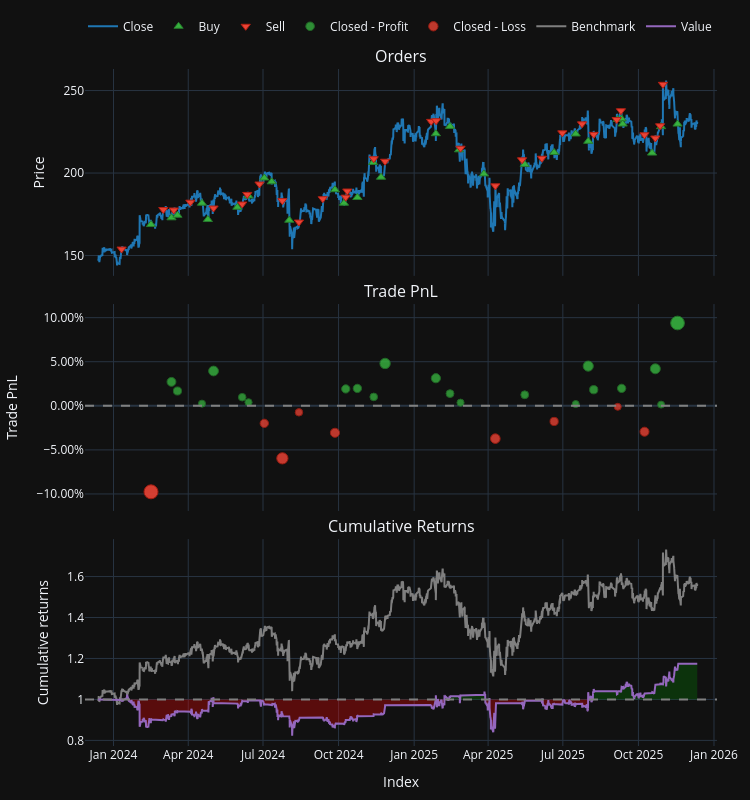
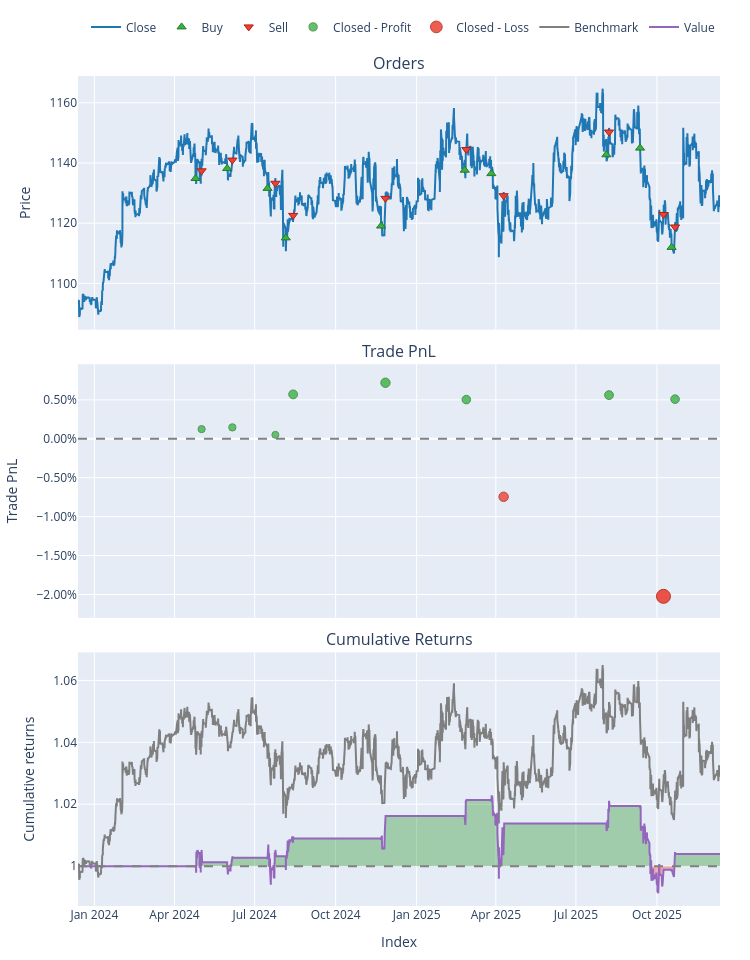
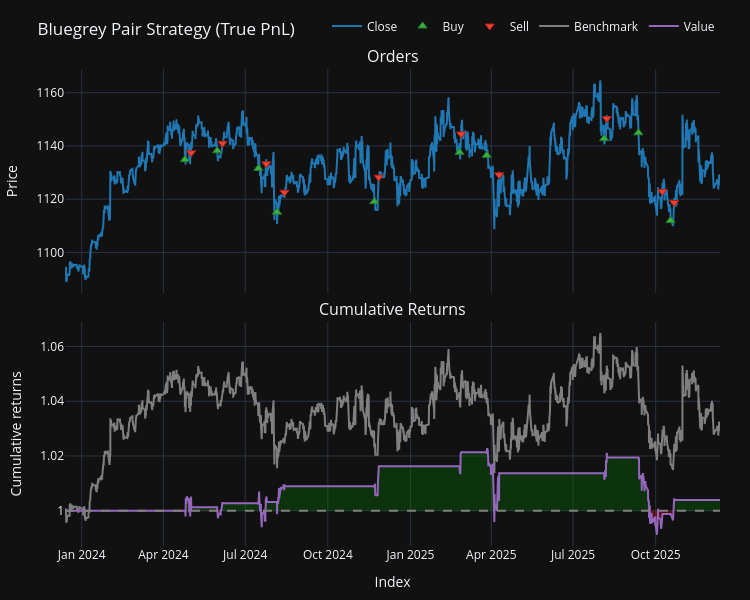

Notebook code cell kept with these figures, in order:
### Code cell
import arcticdb as adb
import pandas as pd
import numpy as np
import vectorbt as vbt
import plotly.graph_objects as go

# --- 1. Load Data ---
store = adb.Arctic("lmdb:///app/data")
lib = store["quant_data_v1"]

# Load the Pair
close_amzn = lib.read("AMZN").data['close']
close_tsla = lib.read("TSLA").data['close']

# Align timestamps
data = pd.DataFrame({'AMZN': close_amzn, 'TSLA': close_tsla}).dropna()

# --- 2. Feature Engineering (The Signal) ---
# Hedge Ratio from your scan: 0.23
HEDGE_RATIO = 0.23

# Calculate Spread
data['spread'] = data['AMZN'] - (HEDGE_RATIO * data['TSLA'])

# Calculate Z-Score (Rolling Window of 300 hours ~ 2 weeks)
# We use a rolling window because the "Mean" changes slowly over time.
rolling_window = 300
data['spread_mean'] = data['spread'].rolling(window=rolling_window).mean()
data['spread_std'] = data['spread'].rolling(window=rolling_window).std()
data['z_score'] = (data['spread'] - data['spread_mean']) / data['spread_std']

# --- 3. Strategy Logic ---
# Entry Thresholds
ENTRY_THRESHOLD = 2.0
EXIT_THRESHOLD = 0.0

# Generate Signals
# Short Spread (Sell AMZN, Buy TSLA) when Z > 2
short_signal = data['z_score'] > ENTRY_THRESHOLD
# Long Spread (Buy AMZN, Sell TSLA) when Z < -2
long_signal = data['z_score'] < -ENTRY_THRESHOLD

# Exit when Z crosses 0
exit_signal = (data['z_score'] > -0.5) & (data['z_score'] < 0.5)

# Clean Signals (Remove duplicates, ensure logic)
clean_entries_short = short_signal.vbt.signals.fshift() # Shift to trade NEXT bar
clean_entries_long = long_signal.vbt.signals.fshift()
clean_exits = exit_signal.vbt.signals.fshift()

# --- 4. Execution Simulation (VectorBT) ---
# We simulate trading AMZN. (We assume we hedge TSLA manually/mathematically).
portfolio = vbt.Portfolio.from_signals(
    close=data['AMZN'], 
    entries=clean_entries_long,   # Buy AMZN
    exits=clean_exits,            # Sell AMZN to Close
    short_entries=clean_entries_short, # Sell AMZN
    short_exits=clean_exits,      # Buy AMZN to Close
    init_cash=100000,
    fees=0.0005, # 5 bps transaction cost (IBKR standard)
    freq='1h'    # Hourly Data
)

# --- 5. The Verdict ---
print(f"Total Return: {portfolio.total_return():.2%}")
print(f"Sharpe Ratio: {portfolio.sharpe_ratio():.2f}")
print(f"Max Drawdown: {portfolio.max_drawdown():.2%}")
print(f"Win Rate: {portfolio.stats()['Win Rate [%]']:.2f}%")

# Visualize
fig = portfolio.plot(subplots=['orders', 'trade_pnl', 'cum_returns'])
fig.update_layout(template="plotly_dark", height=800)
fig.show()
from sklearn.ensemble import RandomForestClassifier
from sklearn.metrics import precision_score

print("--- INTELLIGENCE UPGRADE: Retraining on SPREAD PnL ---")

# 1. Define the Synthetic Asset (The Object of our Trade)
hedge_ratio = 0.23
synthetic_price = data['AMZN'] - (hedge_ratio * data['TSLA']) + 1000

# 2. Create Features 
features = pd.DataFrame(index=data.index)
features['z_score'] = data['z_score']
features['z_score_lag'] = data['z_score'].shift(1)
features['volatility'] = data['spread'].rolling(24).std()
features['spread_ma'] = data['spread'].rolling(50).mean()
features = features.dropna()

# 3. Create Labels (The CRITICAL FIX)
# We calculate returns on the Synthetic Price, not AMZN
future_returns = synthetic_price.pct_change(24).shift(-24)
labels = (future_returns > 0).astype(int)
labels = labels.loc[features.index]

# 4. Align Data
aligned_entries_long = clean_entries_long.loc[features.index]
valid_mask = ~labels.isna()
X = features.loc[valid_mask]
y = labels.loc[valid_mask]
aligned_entries_long = aligned_entries_long.loc[valid_mask]

# 5. Filter for "Trade Moments"
trade_mask = aligned_entries_long
X_trade = X.loc[trade_mask]
y_trade = y.loc[trade_mask]

# 6. Train/Test Split
split = int(len(X_trade) * 0.70)
X_train, X_test = X_trade.iloc[:split], X_trade.iloc[split:]
y_train, y_test = y_trade.iloc[:split], y_trade.iloc[split:]

if len(X_train) > 0:
    # Train
    model = RandomForestClassifier(n_estimators=100, max_depth=3, random_state=42)
    model.fit(X_train, y_train)

    # Evaluate
    predictions = model.predict(X_test)
    precision = precision_score(y_test, predictions, zero_division=0)
    print(f"AI Precision (On Pair PnL): {precision:.2%}")

    # --- 7. The Rigorous Backtest ---
    # Predict on all data
    all_probs = model.predict_proba(X)[:, 1]
    
    # Filter: Only take trades where AI is > 55% confident the PAIR will win
    smart_mask_series = pd.Series(all_probs > 0.55, index=X.index)
    final_filter = smart_mask_series.reindex(data.index, fill_value=False)
    final_long_entries = clean_entries_long & final_filter

    # Run Simulation on SYNTHETIC Asset
    STOP_LOSS_PCT = 0.05
    true_pair_portfolio = vbt.Portfolio.from_signals(
        close=synthetic_price,        # Trading the Pair
        entries=final_long_entries,   # AI-Filtered Signals
        exits=clean_exits,
        sl_stop=STOP_LOSS_PCT,
        init_cash=100000,
        fees=0.0005,
        freq='1h'
    )

    print(f"\n--- TRUTH DATA (Retrained Model) ---")
    print(f"Sharpe Ratio: {true_pair_portfolio.sharpe_ratio():.2f}")
    print(f"Total Return: {true_pair_portfolio.total_return():.2%}")
    print(f"Max Drawdown: {true_pair_portfolio.max_drawdown():.2%}")
    
    true_pair_portfolio.plot().show()

else:
    print("[Error] Not enough trades.")
# Visualize
fig = true_pair_portfolio.plot(subplots=['orders', 'cum_returns'])
fig.update_layout(template="plotly_dark", height=600, title="Bluegrey Pair Strategy (True PnL)")
fig.show()

### Figure 1 — Plotly figure (JSON) as saved in the notebook; plotly's stock layout.template omitted (floating-point values rounded to 4 significant figures; data arrays with more than 128 entries replaced by an {"elided": "..."} marker saying what was removed)
{"data": [{"legendgroup": "0", "line": {"color": "#1f77b4"}, "name": "Close", "showlegend": true, "type": "scatter", "uid": "71bc5957-8d92-4c0c-b85d-55e4616d5a12", "x": {"elided": "7992 str values"}, "xaxis": "x", "y": {"elided": "7992 float values"}, "yaxis": "y"}, {"customdata": [[1.0, 649.4, 54.8], [3.0, 507.1, 43.83], [5.0, 521.7, 45.5], [7.0, 516.7, 46.94], [8.0, 549.6, 47.22], [10.0, 547.6, 49.08], [13.0, 530.0, 49.31], [15.0, 514.8, 50.7], [16.0, 501.0, 48.77], [18.0, 535.2, 45.87], [21.0, 493.7, 46.88], [22.0, 485.7, 44.13], [25.0, 475.7, 44.05], [26.0, 444.5, 45.87], [28.0, 469.2, 46.33], [31.0, 419.8, 46.99], [33.0, 432.2, 49.33], [34.0, 474.3, 50.77], [36.0, 510.8, 50.95], [39.0, 471.6, 48.39], [41.0, 475.3, 50.49], [43.0, 434.9, 48.64], [45.0, 891.4, 97.71], [48.0, 447.5, 52.02], [50.0, 437.0, 50.87], [51.0, 461.3, 52.98], [53.0, 484.9, 51.42], [56.0, 468.7, 53.45], [58.0, 422.9, 48.56]], "hovertemplate": "Order Id: %{customdata[0]}<br>Timestamp: %{x}<br>Price: %{y}<br>Size: %{customdata[1]:.6f}<br>Fees: %{customdata[2]:.6f}", "legendgroup": "1", "marker": {"color": "#37B13F", "line": {"color": "rgb(38,123,44)", "width": 1}, "size": 8, "symbol": "triangle-up"}, "mode": "markers", "name": "Buy", "type": "scatter", "uid": "2e823c00-2e98-47f0-8f16-25d10baac948", "x": ["2024-02-15T16:00:00+00:00", "2024-03-11T14:00:00+00:00", "2024-03-18T21:00:00+00:00", "2024-04-17T17:00:00+00:00", "2024-04-24T21:00:00+00:00", "2024-05-30T19:00:00+00:00", "2024-06-13T09:00:00+00:00", "2024-07-02T14:00:00+00:00", "2024-07-11T15:00:00+00:00", "2024-08-01T23:00:00+00:00", "2024-09-26T14:00:00+00:00", "2024-10-07T14:00:00+00:00", "2024-10-23T21:00:00+00:00", "2024-11-11T23:00:00+00:00", "2024-11-21T16:00:00+00:00", "2025-01-27T11:00:00+00:00", "2025-02-13T16:00:00+00:00", "2025-02-24T16:00:00+00:00", "2025-03-26T22:00:00+00:00", "2025-05-15T15:00:00+00:00", "2025-06-20T09:00:00+00:00", "2025-07-16T16:00:00+00:00", "2025-07-31T22:00:00+00:00", "2025-09-05T20:00:00+00:00", "2025-09-10T14:00:00+00:00", "2025-09-11T20:00:00+00:00", "2025-10-17T15:00:00+00:00", "2025-10-28T15:00:00+00:00", "2025-11-17T15:00:00+00:00"], "xaxis": "x", "y": [168.8, 172.9, 174.4, 181.7, 171.8, 179.3, 186.1, 197.0, 194.7, 171.4, 189.9, 181.7, 185.2, 206.4, 197.5, 223.8, 228.3, 214.1, 199.5, 205.2, 212.5, 223.7, 219.2, 232.5, 232.8, 229.7, 212.1, 228.1, 229.7], "yaxis": "y"}, {"customdata": [[0.0, 649.4, 49.98], [2.0, 507.1, 45.1], [4.0, 521.7, 46.33], [6.0, 516.7, 47.1], [9.0, 549.6, 49.13], [11.0, 547.6, 49.61], [12.0, 530.0, 49.56], [14.0, 514.8, 49.76], [17.0, 501.0, 45.91], [19.0, 535.2, 45.57], [20.0, 493.7, 45.53], [23.0, 485.7, 45.02], [24.0, 475.7, 44.98], [27.0, 444.5, 46.37], [29.0, 469.2, 48.6], [30.0, 419.8, 48.55], [32.0, 432.2, 50.07], [35.0, 474.3, 51.0], [37.0, 510.8, 49.1], [38.0, 471.6, 49.05], [40.0, 475.3, 49.66], [42.0, 434.9, 48.78], [44.0, 425.4, 48.88], [46.0, 466.0, 52.06], [47.0, 447.5, 52.01], [49.0, 437.0, 51.95], [52.0, 461.3, 51.47], [54.0, 484.9, 53.63], [55.0, 468.7, 53.58], [57.0, 422.9, 53.65]], "hovertemplate": "Order Id: %{customdata[0]}<br>Timestamp: %{x}<br>Price: %{y}<br>Size: %{customdata[1]:.6f}<br>Fees: %{customdata[2]:.6f}", "legendgroup": "2", "marker": {"color": "#EA4335", "line": {"color": "rgb(181,31,18)", "width": 1}, "size": 8, "symbol": "triangle-down"}, "mode": "markers", "name": "Sell", "type": "scatter", "uid": "5fb4c99d-e486-4e19-b367-7c38e7c3e2ac", "x": ["2024-01-10T21:00:00+00:00", "2024-03-01T16:00:00+00:00", "2024-03-14T09:00:00+00:00", "2024-04-03T15:00:00+00:00", "2024-05-01T19:00:00+00:00", "2024-06-05T17:00:00+00:00", "2024-06-11T20:00:00+00:00", "2024-06-26T18:00:00+00:00", "2024-07-24T14:00:00+00:00", "2024-08-13T18:00:00+00:00", "2024-09-11T19:00:00+00:00", "2024-10-09T18:00:00+00:00", "2024-10-11T15:00:00+00:00", "2024-11-12T19:00:00+00:00", "2024-11-26T15:00:00+00:00", "2025-01-21T17:00:00+00:00", "2025-01-27T17:00:00+00:00", "2025-02-26T11:00:00+00:00", "2025-04-09T20:00:00+00:00", "2025-05-12T09:00:00+00:00", "2025-06-05T13:00:00+00:00", "2025-06-30T09:00:00+00:00", "2025-07-24T09:00:00+00:00", "2025-08-07T14:00:00+00:00", "2025-09-04T14:00:00+00:00", "2025-09-09T17:00:00+00:00", "2025-10-08T10:00:00+00:00", "2025-10-21T14:00:00+00:00", "2025-10-27T10:00:00+00:00", "2025-10-30T21:00:00+00:00"], "xaxis": "x", "y": [153.9, 177.9, 177.6, 182.3, 178.8, 181.2, 187.0, 193.3, 183.3, 170.3, 184.4, 185.4, 189.1, 208.7, 207.2, 231.3, 231.7, 215.1, 192.2, 208.0, 209.0, 224.3, 229.8, 223.4, 232.4, 237.8, 223.2, 221.2, 228.7, 253.8], "yaxis": "y"}, {"customdata": [[1.0, 1.0, 2452.0, 0.02718], [2.0, 2.0, 1557.0, 0.0168], [3.0, 3.0, 231.4, 0.002457], [4.0, 4.0, 3729.0, 0.03948], [5.0, 5.0, 958.1, 0.00976], [6.0, 6.0, 399.3, 0.004028], [11.0, 11.0, 1689.0, 0.01913], [12.0, 12.0, 1776.0, 0.01974], [13.0, 13.0, 925.6, 0.01009], [14.0, 14.0, 4452.0, 0.04805], [15.0, 15.0, 3040.0, 0.03131], [16.0, 16.0, 1387.0, 0.01385], [17.0, 17.0, 363.0, 0.003576], [19.0, 19.0, 1228.0, 0.01251], [21.0, 21.0, 193.9, 0.001988], [22.0, 22.0, 4401.0, 0.04502], [23.0, 23.0, 1863.0, 0.01824], [25.0, 25.0, 2056.0, 0.01979], [27.0, 27.0, 4317.0, 0.04198], [28.0, 28.0, 146.0, 0.001363], [29.0, 29.0, 10080.0, 0.09394]], "hovertemplate": "Exit Trade Id: %{customdata[0]}<br>Position Id: %{customdata[1]}<br>Exit Timestamp: %{x}<br>PnL: %{customdata[2]:.6f}<br>Return: %{customdata[3]:.2%}", "legendgroup": "3", "marker": {"color": "#37B13F", "line": {"color": "rgb(38,123,44)", "width": 1}, "opacity": [0.7905, 0.7744, 0.7521, 0.8096, 0.7634, 0.7545, 0.778, 0.7789, 0.7639, 0.823, 0.7969, 0.7698, 0.7538, 0.7677, 0.7513, 0.8182, 0.7766, 0.779, 0.8135, 0.7504, 0.8943], "size": [8.89, 8.137, 7.096, 9.783, 7.626, 7.21, 8.306, 8.351, 7.65, 10.4, 9.19, 7.923, 7.178, 7.826, 7.062, 10.18, 8.242, 8.354, 9.964, 7.017, 13.74], "symbol": "circle"}, "mode": "markers", "name": "Closed - Profit", "type": "scatter", "uid": "ce93f78a-4479-4e02-92fe-35cce1376bea", "x": ["2024-03-11T14:00:00+00:00", "2024-03-18T21:00:00+00:00", "2024-04-17T17:00:00+00:00", "2024-05-01T19:00:00+00:00", "2024-06-05T17:00:00+00:00", "2024-06-13T09:00:00+00:00", "2024-10-09T18:00:00+00:00", "2024-10-23T21:00:00+00:00", "2024-11-12T19:00:00+00:00", "2024-11-26T15:00:00+00:00", "2025-01-27T11:00:00+00:00", "2025-02-13T16:00:00+00:00", "2025-02-26T11:00:00+00:00", "2025-05-15T15:00:00+00:00", "2025-07-16T16:00:00+00:00", "2025-07-31T22:00:00+00:00", "2025-08-07T14:00:00+00:00", "2025-09-10T14:00:00+00:00", "2025-10-21T14:00:00+00:00", "2025-10-28T15:00:00+00:00", "2025-11-17T15:00:00+00:00"], "xaxis": "x2", "y": [0.02718, 0.0168, 0.002457, 0.03948, 0.00976, 0.004028, 0.01913, 0.01974, 0.01009, 0.04805, 0.03131, 0.01385, 0.003576, 0.01251, 0.001988, 0.04502, 0.01824, 0.01979, 0.04198, 0.001363, 0.09394], "yaxis": "y2"}, {"customdata": [[0.0, 0.0, -9754.0, -0.09759], [7.0, 7.0, -1979.0, -0.01989], [8.0, 8.0, -5811.0, -0.05958], [9.0, 9.0, -680.2, -0.007415], [10.0, 10.0, -2788.0, -0.03062], [18.0, 18.0, -3798.0, -0.03727], [20.0, 20.0, -1764.0, -0.01776], [24.0, 24.0, -117.4, -0.001129], [26.0, 26.0, -3112.0, -0.02937]], "hovertemplate": "Exit Trade Id: %{customdata[0]}<br>Position Id: %{customdata[1]}<br>Exit Timestamp: %{x}<br>PnL: %{customdata[2]:.6f}<br>Return: %{customdata[3]:.2%}", "legendgroup": "4", "marker": {"color": "#EA4335", "line": {"color": "rgb(181,31,18)", "width": 1}, "opacity": [0.9, 0.7792, 0.8409, 0.7598, 0.7959, 0.8062, 0.7759, 0.75, 0.7939], "size": [14.0, 8.361, 11.24, 7.456, 9.14, 9.623, 8.207, 7.0, 9.049], "symbol": "circle"}, "mode": "markers", "name": "Closed - Loss", "type": "scatter", "uid": "15bce4b9-cf8b-4d37-889a-47059573c448", "x": ["2024-02-15T16:00:00+00:00", "2024-07-02T14:00:00+00:00", "2024-07-24T14:00:00+00:00", "2024-08-13T18:00:00+00:00", "2024-09-26T14:00:00+00:00", "2025-04-09T20:00:00+00:00", "2025-06-20T09:00:00+00:00", "2025-09-05T20:00:00+00:00", "2025-10-08T10:00:00+00:00"], "xaxis": "x2", "y": [-0.09759, -0.01989, -0.05958, -0.007415, -0.03062, -0.03727, -0.01776, -0.001129, -0.02937], "yaxis": "y2"}, {"legendgroup": "5", "line": {"color": "#7f7f7f"}, "name": "Benchmark", "showlegend": true, "type": "scatter", "uid": "1b2733b7-d6ae-488d-8a10-5be02564e632", "x": {"elided": "7992 str values"}, "xaxis": "x3", "y": {"elided": "7992 float values"}, "yaxis": "y3"}, {"hoverinfo": "skip", "legendgroup": "6", "line": {"color": "rgba(0, 0, 0, 0)", "width": 0}, "opacity": 0, "showlegend": false, "type": "scatter", "uid": "5fc2af3c-d014-40cc-ac63-aed86a8688fc", "x": {"elided": "7992 str values"}, "xaxis": "x3", "y": {"elided": "7992 int values"}, "yaxis": "y3"}, {"connectgaps": false, "fill": "tonexty", "fillcolor": "rgba(0, 128, 0, 0.3)", "hoverinfo": "skip", "legendgroup": "6", "line": {"color": "rgba(0, 0, 0, 0)", "width": 0}, "opacity": 0, "showlegend": false, "type": "scatter", "uid": "13269a2d-783c-4a64-a740-4265316093c3", "x": {"elided": "7992 str values"}, "xaxis": "x3", "y": {"elided": "7992 float values"}, "yaxis": "y3"}, {"hoverinfo": "skip", "legendgroup": "6", "line": {"color": "rgba(0, 0, 0, 0)", "width": 0}, "opacity": 0, "showlegend": false, "type": "scatter", "uid": "b95be5f3-8a74-480c-8af8-50721f837e03", "x": {"elided": "7992 str values"}, "xaxis": "x3", "y": {"elided": "7992 int values"}, "yaxis": "y3"}, {"connectgaps": false, "fill": "tonexty", "fillcolor": "rgba(255, 0, 0, 0.3)", "hoverinfo": "skip", "legendgroup": "6", "line": {"color": "rgba(0, 0, 0, 0)", "width": 0}, "opacity": 0, "showlegend": false, "type": "scatter", "uid": "eb80c497-6be7-4e9d-9884-f128209e4b45", "x": {"elided": "7992 str values"}, "xaxis": "x3", "y": {"elided": "7992 float values"}, "yaxis": "y3"}, {"legendgroup": "7", "line": {"color": "#9467bd"}, "name": "Value", "showlegend": true, "type": "scatter", "uid": "440044a8-a53e-4893-b749-ca4104b176b5", "x": {"elided": "7992 str values"}, "xaxis": "x3", "y": {"elided": "7992 float values"}, "yaxis": "y3"}, {"hoverinfo": "skip", "legendgroup": "6", "line": {"color": "rgba(0, 0, 0, 0)", "width": 0}, "opacity": 0, "showlegend": false, "type": "scatter", "uid": "6c0435b9-fa9e-4a46-b9ed-94e9b37e46eb", "x": {"elided": "7992 str values"}, "xaxis": "x3", "y": {"elided": "7992 int values"}, "yaxis": "y3"}], "layout": {"annotations": [{"font": {"size": 16}, "showarrow": false, "text": "Orders", "x": 0.5, "xanchor": "center", "xref": "paper", "y": 1, "yanchor": "bottom", "yref": "paper"}, {"font": {"size": 16}, "showarrow": false, "text": "Trade PnL", "x": 0.5, "xanchor": "center", "xref": "paper", "y": 0.6528, "yanchor": "bottom", "yref": "paper"}, {"font": {"size": 16}, "showarrow": false, "text": "Cumulative Returns", "x": 0.5, "xanchor": "center", "xref": "paper", "y": 0.3056, "yanchor": "bottom", "yref": "paper"}], "height": 800, "legend": {"orientation": "h", "traceorder": "normal", "x": 1, "xanchor": "right", "y": 1.042, "yanchor": "bottom"}, "margin": {"b": 30, "l": 30, "r": 30, "t": 30}, "shapes": [{"line": {"color": "gray", "dash": "dash"}, "type": "line", "x0": 0, "x1": 1, "xref": "paper", "y0": 0, "y1": 0, "yref": "y2"}, {"line": {"color": "gray", "dash": "dash"}, "type": "line", "x0": 0, "x1": 1, "xref": "paper", "y0": 1, "y1": 1, "yref": "y3"}], "showlegend": true, "width": 750, "xaxis": {"anchor": "y", "domain": [0, 1], "matches": "x3", "showticklabels": false}, "xaxis2": {"anchor": "y2", "domain": [0, 1], "matches": "x3", "showticklabels": false}, "xaxis3": {"anchor": "y3", "domain": [0, 1], "title": {"text": "Index"}}, "yaxis": {"anchor": "x", "domain": [0.6944, 1], "title": {"text": "Price"}}, "yaxis2": {"anchor": "x2", "domain": [0.3472, 0.6528], "tickformat": ".2%", "title": {"text": "Trade PnL"}}, "yaxis3": {"anchor": "x3", "domain": [0, 0.3056], "title": {"text": "Cumulative returns"}}}}

### Figure 2 — Plotly figure (JSON) as saved in the notebook; plotly's stock layout.template omitted (floating-point values rounded to 4 significant figures; data arrays with more than 128 entries replaced by an {"elided": "..."} marker saying what was removed)
{"data": [{"legendgroup": "0", "line": {"color": "#1f77b4"}, "name": "Close", "showlegend": true, "type": "scatter", "uid": "50457463-9a2c-4979-a718-e9a4e4276c74", "x": {"elided": "7992 str values"}, "xaxis": "x", "y": {"elided": "7992 float values"}, "yaxis": "y"}, {"customdata": [[0.0, 88.07, 49.98], [2.0, 87.93, 50.04], [4.0, 88.57, 50.11], [6.0, 89.92, 50.14], [8.0, 90.12, 50.42], [10.0, 89.29, 50.79], [12.0, 89.83, 51.04], [14.0, 88.67, 50.66], [16.0, 88.99, 50.95], [18.0, 89.78, 49.92]], "hovertemplate": "Order Id: %{customdata[0]}<br>Timestamp: %{x}<br>Price: %{y}<br>Size: %{customdata[1]:.6f}<br>Fees: %{customdata[2]:.6f}", "legendgroup": "1", "marker": {"color": "#37B13F", "line": {"color": "rgb(38,123,44)", "width": 1}, "size": 8, "symbol": "triangle-up"}, "mode": "markers", "name": "Buy", "type": "scatter", "uid": "46edc8a9-f733-4ef9-85c9-c219fa191107", "x": ["2024-04-24T21:00:00+00:00", "2024-05-30T19:00:00+00:00", "2024-07-15T16:00:00+00:00", "2024-08-05T10:00:00+00:00", "2024-11-21T16:00:00+00:00", "2025-02-24T16:00:00+00:00", "2025-03-26T22:00:00+00:00", "2025-08-04T14:00:00+00:00", "2025-09-11T20:00:00+00:00", "2025-10-17T15:00:00+00:00"], "xaxis": "x", "y": [1135.0, 1138.0, 1132.0, 1115.0, 1119.0, 1138.0, 1136.0, 1143.0, 1145.0, 1112.0], "yaxis": "y"}, {"customdata": [[1.0, 88.07, 50.09], [3.0, 87.93, 50.16], [5.0, 88.57, 50.19], [7.0, 89.92, 50.47], [9.0, 90.12, 50.84], [11.0, 89.29, 51.09], [13.0, 89.83, 50.71], [15.0, 88.67, 51.0], [17.0, 88.99, 49.97], [19.0, 89.78, 50.22]], "hovertemplate": "Order Id: %{customdata[0]}<br>Timestamp: %{x}<br>Price: %{y}<br>Size: %{customdata[1]:.6f}<br>Fees: %{customdata[2]:.6f}", "legendgroup": "2", "marker": {"color": "#EA4335", "line": {"color": "rgb(181,31,18)", "width": 1}, "size": 8, "symbol": "triangle-down"}, "mode": "markers", "name": "Sell", "type": "scatter", "uid": "68ba9605-ac3c-47f7-b645-6c524218a68c", "x": ["2024-05-01T19:00:00+00:00", "2024-06-05T17:00:00+00:00", "2024-07-24T14:00:00+00:00", "2024-08-13T18:00:00+00:00", "2024-11-26T15:00:00+00:00", "2025-02-26T11:00:00+00:00", "2025-04-09T20:00:00+00:00", "2025-08-07T14:00:00+00:00", "2025-10-08T10:00:00+00:00", "2025-10-21T14:00:00+00:00"], "xaxis": "x", "y": [1137.0, 1141.0, 1133.0, 1123.0, 1128.0, 1144.0, 1129.0, 1150.0, 1123.0, 1119.0], "yaxis": "y"}, {"customdata": [[0.0, 0.0, 124.6, 0.001247], [1.0, 1.0, 147.0, 0.001468], [2.0, 2.0, 51.52, 0.0005141], [3.0, 3.0, 572.2, 0.005707], [4.0, 4.0, 726.6, 0.007205], [5.0, 5.0, 512.0, 0.00504], [7.0, 7.0, 569.0, 0.005616], [9.0, 9.0, 508.4, 0.005093]], "hovertemplate": "Exit Trade Id: %{customdata[0]}<br>Position Id: %{customdata[1]}<br>Exit Timestamp: %{x}<br>PnL: %{customdata[2]:.6f}<br>Return: %{customdata[3]:.2%}", "legendgroup": "3", "marker": {"color": "#37B13F", "line": {"color": "rgb(38,123,44)", "width": 1}, "opacity": [0.7556, 0.7573, 0.75, 0.7895, 0.8009, 0.7844, 0.7888, 0.7848], "size": [7.26, 7.339, 7.0, 8.843, 9.374, 8.606, 8.81, 8.625], "symbol": "circle"}, "mode": "markers", "name": "Closed - Profit", "type": "scatter", "uid": "4c33f232-69ca-4bf3-b648-e81282b23fb0", "x": ["2024-05-01T19:00:00+00:00", "2024-06-05T17:00:00+00:00", "2024-07-24T14:00:00+00:00", "2024-08-13T18:00:00+00:00", "2024-11-26T15:00:00+00:00", "2025-02-26T11:00:00+00:00", "2025-08-07T14:00:00+00:00", "2025-10-21T14:00:00+00:00"], "xaxis": "x2", "y": [0.001247, 0.001468, 0.0005141, 0.005707, 0.007205, 0.00504, 0.005616, 0.005093], "yaxis": "y2"}, {"customdata": [[6.0, 6.0, -760.1, -0.007446], [8.0, 8.0, -2062.0, -0.02024]], "hovertemplate": "Exit Trade Id: %{customdata[0]}<br>Position Id: %{customdata[1]}<br>Exit Timestamp: %{x}<br>PnL: %{customdata[2]:.6f}<br>Return: %{customdata[3]:.2%}", "legendgroup": "4", "marker": {"color": "#EA4335", "line": {"color": "rgb(181,31,18)", "width": 1}, "opacity": [0.8027, 0.9], "size": [9.46, 14.0], "symbol": "circle"}, "mode": "markers", "name": "Closed - Loss", "type": "scatter", "uid": "dd0ea2a3-04f0-471c-a6ac-3de65505b79e", "x": ["2025-04-09T20:00:00+00:00", "2025-10-08T10:00:00+00:00"], "xaxis": "x2", "y": [-0.007446, -0.02024], "yaxis": "y2"}, {"legendgroup": "5", "line": {"color": "#7f7f7f"}, "name": "Benchmark", "showlegend": true, "type": "scatter", "uid": "91db58f2-3751-433f-b9f5-1d3b7e55c10f", "x": {"elided": "7992 str values"}, "xaxis": "x3", "y": {"elided": "7992 float values"}, "yaxis": "y3"}, {"hoverinfo": "skip", "legendgroup": "6", "line": {"color": "rgba(0, 0, 0, 0)", "width": 0}, "opacity": 0, "showlegend": false, "type": "scatter", "uid": "1b12cc9b-2634-4b63-9709-c78261e2da17", "x": {"elided": "7992 str values"}, "xaxis": "x3", "y": {"elided": "7992 int values"}, "yaxis": "y3"}, {"connectgaps": false, "fill": "tonexty", "fillcolor": "rgba(0, 128, 0, 0.3)", "hoverinfo": "skip", "legendgroup": "6", "line": {"color": "rgba(0, 0, 0, 0)", "width": 0}, "opacity": 0, "showlegend": false, "type": "scatter", "uid": "0c340f78-9028-4e78-92ed-621a082889d7", "x": {"elided": "7992 str values"}, "xaxis": "x3", "y": {"elided": "7992 float values"}, "yaxis": "y3"}, {"hoverinfo": "skip", "legendgroup": "6", "line": {"color": "rgba(0, 0, 0, 0)", "width": 0}, "opacity": 0, "showlegend": false, "type": "scatter", "uid": "a5026df6-6dc3-4698-8903-672f34207caa", "x": {"elided": "7992 str values"}, "xaxis": "x3", "y": {"elided": "7992 int values"}, "yaxis": "y3"}, {"connectgaps": false, "fill": "tonexty", "fillcolor": "rgba(255, 0, 0, 0.3)", "hoverinfo": "skip", "legendgroup": "6", "line": {"color": "rgba(0, 0, 0, 0)", "width": 0}, "opacity": 0, "showlegend": false, "type": "scatter", "uid": "601371f0-57bc-4ef6-b038-533e140475d0", "x": {"elided": "7992 str values"}, "xaxis": "x3", "y": {"elided": "7992 float values"}, "yaxis": "y3"}, {"legendgroup": "7", "line": {"color": "#9467bd"}, "name": "Value", "showlegend": true, "type": "scatter", "uid": "f07fe0ee-74cb-4d03-b208-a42fa62ef231", "x": {"elided": "7992 str values"}, "xaxis": "x3", "y": {"elided": "7992 float values"}, "yaxis": "y3"}, {"hoverinfo": "skip", "legendgroup": "6", "line": {"color": "rgba(0, 0, 0, 0)", "width": 0}, "opacity": 0, "showlegend": false, "type": "scatter", "uid": "4fb400df-07df-4bfe-aa1e-9c73788fa4f2", "x": {"elided": "7992 str values"}, "xaxis": "x3", "y": {"elided": "7992 int values"}, "yaxis": "y3"}], "layout": {"annotations": [{"font": {"size": 16}, "showarrow": false, "text": "Orders", "x": 0.5, "xanchor": "center", "xref": "paper", "y": 1, "yanchor": "bottom", "yref": "paper"}, {"font": {"size": 16}, "showarrow": false, "text": "Trade PnL", "x": 0.5, "xanchor": "center", "xref": "paper", "y": 0.6528, "yanchor": "bottom", "yref": "paper"}, {"font": {"size": 16}, "showarrow": false, "text": "Cumulative Returns", "x": 0.5, "xanchor": "center", "xref": "paper", "y": 0.3056, "yanchor": "bottom", "yref": "paper"}], "height": 960, "legend": {"orientation": "h", "traceorder": "normal", "x": 1, "xanchor": "right", "y": 1.042, "yanchor": "bottom"}, "margin": {"b": 30, "l": 30, "r": 30, "t": 30}, "shapes": [{"line": {"color": "gray", "dash": "dash"}, "type": "line", "x0": 0, "x1": 1, "xref": "paper", "y0": 0, "y1": 0, "yref": "y2"}, {"line": {"color": "gray", "dash": "dash"}, "type": "line", "x0": 0, "x1": 1, "xref": "paper", "y0": 1, "y1": 1, "yref": "y3"}], "showlegend": true, "width": 750, "xaxis": {"anchor": "y", "domain": [0, 1], "matches": "x3", "showticklabels": false}, "xaxis2": {"anchor": "y2", "domain": [0, 1], "matches": "x3", "showticklabels": false}, "xaxis3": {"anchor": "y3", "domain": [0, 1], "title": {"text": "Index"}}, "yaxis": {"anchor": "x", "domain": [0.6944, 1], "title": {"text": "Price"}}, "yaxis2": {"anchor": "x2", "domain": [0.3472, 0.6528], "tickformat": ".2%", "title": {"text": "Trade PnL"}}, "yaxis3": {"anchor": "x3", "domain": [0, 0.3056], "title": {"text": "Cumulative returns"}}}}

### Figure 3 — Plotly figure (JSON) as saved in the notebook; plotly's stock layout.template omitted (floating-point values rounded to 4 significant figures; data arrays with more than 128 entries replaced by an {"elided": "..."} marker saying what was removed)
{"data": [{"legendgroup": "0", "line": {"color": "#1f77b4"}, "name": "Close", "showlegend": true, "type": "scatter", "uid": "c28c0d59-a7e1-41c8-9ab2-4e9f54ae017f", "x": {"elided": "7992 str values"}, "xaxis": "x", "y": {"elided": "7992 float values"}, "yaxis": "y"}, {"customdata": [[0.0, 88.07, 49.98], [2.0, 87.93, 50.04], [4.0, 88.57, 50.11], [6.0, 89.92, 50.14], [8.0, 90.12, 50.42], [10.0, 89.29, 50.79], [12.0, 89.83, 51.04], [14.0, 88.67, 50.66], [16.0, 88.99, 50.95], [18.0, 89.78, 49.92]], "hovertemplate": "Order Id: %{customdata[0]}<br>Timestamp: %{x}<br>Price: %{y}<br>Size: %{customdata[1]:.6f}<br>Fees: %{customdata[2]:.6f}", "legendgroup": "1", "marker": {"color": "#37B13F", "line": {"color": "rgb(38,123,44)", "width": 1}, "size": 8, "symbol": "triangle-up"}, "mode": "markers", "name": "Buy", "type": "scatter", "uid": "2d8366e6-05f5-49df-ab30-65bf365ab2dc", "x": ["2024-04-24T21:00:00+00:00", "2024-05-30T19:00:00+00:00", "2024-07-15T16:00:00+00:00", "2024-08-05T10:00:00+00:00", "2024-11-21T16:00:00+00:00", "2025-02-24T16:00:00+00:00", "2025-03-26T22:00:00+00:00", "2025-08-04T14:00:00+00:00", "2025-09-11T20:00:00+00:00", "2025-10-17T15:00:00+00:00"], "xaxis": "x", "y": [1135.0, 1138.0, 1132.0, 1115.0, 1119.0, 1138.0, 1136.0, 1143.0, 1145.0, 1112.0], "yaxis": "y"}, {"customdata": [[1.0, 88.07, 50.09], [3.0, 87.93, 50.16], [5.0, 88.57, 50.19], [7.0, 89.92, 50.47], [9.0, 90.12, 50.84], [11.0, 89.29, 51.09], [13.0, 89.83, 50.71], [15.0, 88.67, 51.0], [17.0, 88.99, 49.97], [19.0, 89.78, 50.22]], "hovertemplate": "Order Id: %{customdata[0]}<br>Timestamp: %{x}<br>Price: %{y}<br>Size: %{customdata[1]:.6f}<br>Fees: %{customdata[2]:.6f}", "legendgroup": "2", "marker": {"color": "#EA4335", "line": {"color": "rgb(181,31,18)", "width": 1}, "size": 8, "symbol": "triangle-down"}, "mode": "markers", "name": "Sell", "type": "scatter", "uid": "6fdcc43a-9954-4ad1-bc23-b06975fa5ee5", "x": ["2024-05-01T19:00:00+00:00", "2024-06-05T17:00:00+00:00", "2024-07-24T14:00:00+00:00", "2024-08-13T18:00:00+00:00", "2024-11-26T15:00:00+00:00", "2025-02-26T11:00:00+00:00", "2025-04-09T20:00:00+00:00", "2025-08-07T14:00:00+00:00", "2025-10-08T10:00:00+00:00", "2025-10-21T14:00:00+00:00"], "xaxis": "x", "y": [1137.0, 1141.0, 1133.0, 1123.0, 1128.0, 1144.0, 1129.0, 1150.0, 1123.0, 1119.0], "yaxis": "y"}, {"legendgroup": "3", "line": {"color": "#7f7f7f"}, "name": "Benchmark", "showlegend": true, "type": "scatter", "uid": "84bca96e-8ef5-4046-9b93-6546d7e513df", "x": {"elided": "7992 str values"}, "xaxis": "x2", "y": {"elided": "7992 float values"}, "yaxis": "y2"}, {"hoverinfo": "skip", "legendgroup": "4", "line": {"color": "rgba(0, 0, 0, 0)", "width": 0}, "opacity": 0, "showlegend": false, "type": "scatter", "uid": "16c47646-d30d-4d66-bd82-4e82e9169ff5", "x": {"elided": "7992 str values"}, "xaxis": "x2", "y": {"elided": "7992 int values"}, "yaxis": "y2"}, {"connectgaps": false, "fill": "tonexty", "fillcolor": "rgba(0, 128, 0, 0.3)", "hoverinfo": "skip", "legendgroup": "4", "line": {"color": "rgba(0, 0, 0, 0)", "width": 0}, "opacity": 0, "showlegend": false, "type": "scatter", "uid": "36a5883d-bec4-4b62-b0db-04808dd92e34", "x": {"elided": "7992 str values"}, "xaxis": "x2", "y": {"elided": "7992 float values"}, "yaxis": "y2"}, {"hoverinfo": "skip", "legendgroup": "4", "line": {"color": "rgba(0, 0, 0, 0)", "width": 0}, "opacity": 0, "showlegend": false, "type": "scatter", "uid": "b4cde00d-fc4e-4c18-883f-3a2d2bae8957", "x": {"elided": "7992 str values"}, "xaxis": "x2", "y": {"elided": "7992 int values"}, "yaxis": "y2"}, {"connectgaps": false, "fill": "tonexty", "fillcolor": "rgba(255, 0, 0, 0.3)", "hoverinfo": "skip", "legendgroup": "4", "line": {"color": "rgba(0, 0, 0, 0)", "width": 0}, "opacity": 0, "showlegend": false, "type": "scatter", "uid": "4c980b2c-d2ff-4394-ac77-99c884705c52", "x": {"elided": "7992 str values"}, "xaxis": "x2", "y": {"elided": "7992 float values"}, "yaxis": "y2"}, {"legendgroup": "5", "line": {"color": "#9467bd"}, "name": "Value", "showlegend": true, "type": "scatter", "uid": "c8beadde-7935-4279-92ca-c083e30a22c1", "x": {"elided": "7992 str values"}, "xaxis": "x2", "y": {"elided": "7992 float values"}, "yaxis": "y2"}, {"hoverinfo": "skip", "legendgroup": "4", "line": {"color": "rgba(0, 0, 0, 0)", "width": 0}, "opacity": 0, "showlegend": false, "type": "scatter", "uid": "af8c59a2-e657-42b7-aebc-95523ccf5798", "x": {"elided": "7992 str values"}, "xaxis": "x2", "y": {"elided": "7992 int values"}, "yaxis": "y2"}], "layout": {"annotations": [{"font": {"size": 16}, "showarrow": false, "text": "Orders", "x": 0.5, "xanchor": "center", "xref": "paper", "y": 1, "yanchor": "bottom", "yref": "paper"}, {"font": {"size": 16}, "showarrow": false, "text": "Cumulative Returns", "x": 0.5, "xanchor": "center", "xref": "paper", "y": 0.4701, "yanchor": "bottom", "yref": "paper"}], "height": 600, "legend": {"orientation": "h", "traceorder": "normal", "x": 1, "xanchor": "right", "y": 1.06, "yanchor": "bottom"}, "margin": {"b": 30, "l": 30, "r": 30, "t": 30}, "shapes": [{"line": {"color": "gray", "dash": "dash"}, "type": "line", "x0": 0, "x1": 1, "xref": "paper", "y0": 1, "y1": 1, "yref": "y2"}], "showlegend": true, "title": {"text": "Bluegrey Pair Strategy (True PnL)"}, "width": 750, "xaxis": {"anchor": "y", "domain": [0, 1], "matches": "x2", "showticklabels": false}, "xaxis2": {"anchor": "y2", "domain": [0, 1], "title": {"text": "Index"}}, "yaxis": {"anchor": "x", "domain": [0.5299, 1], "title": {"text": "Price"}}, "yaxis2": {"anchor": "x2", "domain": [0, 0.4701], "title": {"text": "Cumulative returns"}}}}
